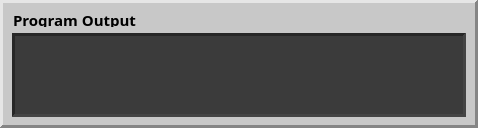
<?xml version="1.0" encoding="UTF-8"?>
<ui version="4.0">
 <class>PanelOutput</class>
 <widget class="QFrame" name="PanelOutput">
  <property name="geometry">
   <rect>
    <x>0</x>
    <y>0</y>
    <width>478</width>
    <height>128</height>
   </rect>
  </property>
  <property name="minimumSize">
   <size>
    <width>200</width>
    <height>128</height>
   </size>
  </property>
  <property name="maximumSize">
   <size>
    <width>16777215</width>
    <height>128</height>
   </size>
  </property>
  <property name="windowTitle">
   <string>Frame</string>
  </property>
  <property name="styleSheet">
   <string notr="true">background-color: rgb(200, 200, 200);</string>
  </property>
  <property name="frameShape">
   <enum>QFrame::Panel</enum>
  </property>
  <property name="frameShadow">
   <enum>QFrame::Raised</enum>
  </property>
  <property name="lineWidth">
   <number>3</number>
  </property>
  <widget class="QLabel" name="panel_title">
   <property name="geometry">
    <rect>
     <x>12</x>
     <y>12</y>
     <width>141</width>
     <height>15</height>
    </rect>
   </property>
   <property name="maximumSize">
    <size>
     <width>16777215</width>
     <height>15</height>
    </size>
   </property>
   <property name="font">
    <font>
     <family>Courier 10 Pitch</family>
     <pointsize>11</pointsize>
     <weight>75</weight>
     <bold>true</bold>
    </font>
   </property>
   <property name="text">
    <string>Program Output</string>
   </property>
   <property name="indent">
    <number>1</number>
   </property>
  </widget>
  <widget class="QTextBrowser" name="text_output">
   <property name="geometry">
    <rect>
     <x>12</x>
     <y>33</y>
     <width>454</width>
     <height>84</height>
    </rect>
   </property>
   <property name="minimumSize">
    <size>
     <width>0</width>
     <height>84</height>
    </size>
   </property>
   <property name="maximumSize">
    <size>
     <width>800</width>
     <height>16777215</height>
    </size>
   </property>
   <property name="font">
    <font>
     <family>DejaVu Sans</family>
     <pointsize>10</pointsize>
    </font>
   </property>
   <property name="focusPolicy">
    <enum>Qt::NoFocus</enum>
   </property>
   <property name="toolTip">
    <string>GuiInterface::getGuiInterface()-&gt;guiPrintTerminal()</string>
   </property>
   <property name="styleSheet">
    <string notr="true">background-color: rgb(59, 59, 59);</string>
   </property>
   <property name="frameShape">
    <enum>QFrame::Panel</enum>
   </property>
   <property name="frameShadow">
    <enum>QFrame::Sunken</enum>
   </property>
   <property name="lineWidth">
    <number>3</number>
   </property>
   <property name="midLineWidth">
    <number>0</number>
   </property>
  </widget>
 </widget>
 <resources/>
 <connections/>
</ui>
